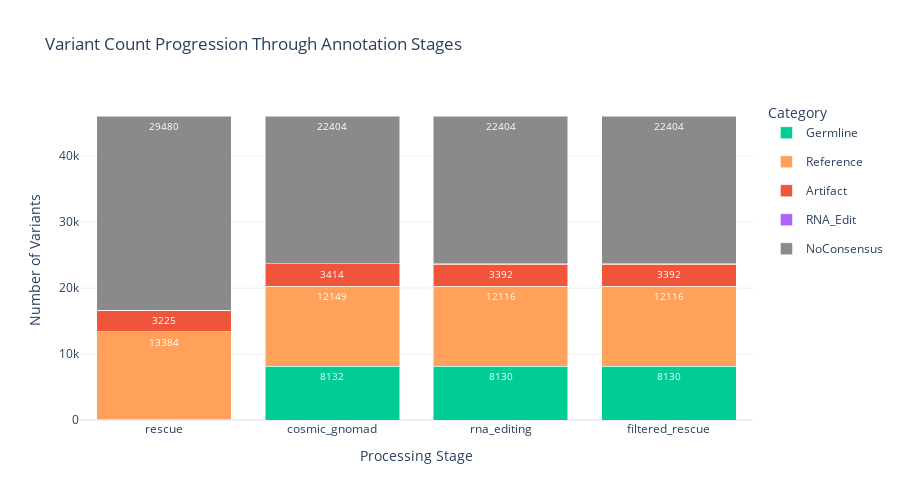
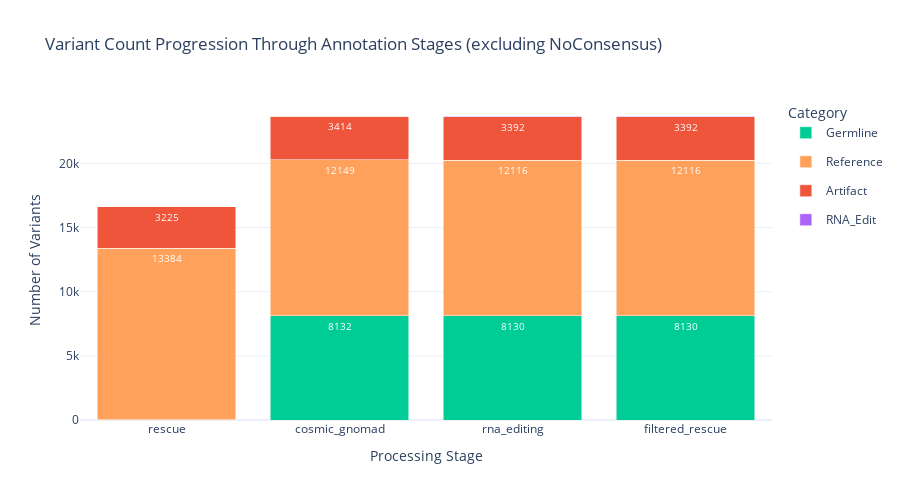

The notebook cell saved with these charts, in order:
### Code cell
# Plot 5: Annotation Progression
print("Annotation Progression:")
try:
    figs = standard_visualizer.plot_annotation_progression()
    if figs:
        for fig in figs:
            if fig:
                fig.show()
except Exception as e:
    print(f"Note: Annotation progression plot not available: {e}")

### Figure 1 — Plotly figure (JSON) as saved in the notebook; plotly's stock layout.template omitted (floating-point values rounded to 4 significant figures)
{"data": [{"hovertemplate": "<b>%{x}</b><br>Germline: %{y}<extra></extra>", "legendgroup": "Germline", "marker": {"color": "#00CC96"}, "name": "Germline", "showlegend": true, "text": ["10", "8132", "8130", "8130"], "textfont": {"color": "white", "size": 10}, "textposition": "inside", "type": "bar", "x": ["rescue", "cosmic_gnomad", "rna_editing", "filtered_rescue"], "y": [10, 8132, 8130, 8130]}, {"hovertemplate": "<b>%{x}</b><br>Reference: %{y}<extra></extra>", "legendgroup": "Reference", "marker": {"color": "#FFA15A"}, "name": "Reference", "showlegend": true, "text": ["13384", "12149", "12116", "12116"], "textfont": {"color": "white", "size": 10}, "textposition": "inside", "type": "bar", "x": ["rescue", "cosmic_gnomad", "rna_editing", "filtered_rescue"], "y": [13384, 12149, 12116, 12116]}, {"hovertemplate": "<b>%{x}</b><br>Artifact: %{y}<extra></extra>", "legendgroup": "Artifact", "marker": {"color": "#EF553B"}, "name": "Artifact", "showlegend": true, "text": ["3225", "3414", "3392", "3392"], "textfont": {"color": "white", "size": 10}, "textposition": "inside", "type": "bar", "x": ["rescue", "cosmic_gnomad", "rna_editing", "filtered_rescue"], "y": [3225, 3414, 3392, 3392]}, {"hovertemplate": "<b>%{x}</b><br>RNA_Edit: %{y}<extra></extra>", "legendgroup": "RNA_Edit", "marker": {"color": "#AB63FA"}, "name": "RNA_Edit", "showlegend": true, "text": ["0", "0", "57", "57"], "textfont": {"color": "white", "size": 10}, "textposition": "inside", "type": "bar", "x": ["rescue", "cosmic_gnomad", "rna_editing", "filtered_rescue"], "y": [0, 0, 57, 57]}, {"hovertemplate": "<b>%{x}</b><br>NoConsensus: %{y}<extra></extra>", "legendgroup": "NoConsensus", "marker": {"color": "#8A8A8A"}, "name": "NoConsensus", "showlegend": true, "text": ["29480", "22404", "22404", "22404"], "textfont": {"color": "white", "size": 10}, "textposition": "inside", "type": "bar", "x": ["rescue", "cosmic_gnomad", "rna_editing", "filtered_rescue"], "y": [29480, 22404, 22404, 22404]}], "layout": {"barmode": "stack", "height": 500, "legend": {"orientation": "v", "title": {"text": "Category"}, "x": 1.02, "xanchor": "left", "y": 1, "yanchor": "top"}, "showlegend": true, "title": {"text": "Variant Count Progression Through Annotation Stages"}, "xaxis": {"title": {"text": "Processing Stage"}}, "yaxis": {"title": {"text": "Number of Variants"}}}}

### Figure 2 — Plotly figure (JSON) as saved in the notebook; plotly's stock layout.template omitted (floating-point values rounded to 4 significant figures)
{"data": [{"hovertemplate": "<b>%{x}</b><br>Germline: %{y}<extra></extra>", "legendgroup": "Germline", "marker": {"color": "#00CC96"}, "name": "Germline", "showlegend": true, "text": ["10", "8132", "8130", "8130"], "textfont": {"color": "white", "size": 10}, "textposition": "inside", "type": "bar", "x": ["rescue", "cosmic_gnomad", "rna_editing", "filtered_rescue"], "y": [10, 8132, 8130, 8130]}, {"hovertemplate": "<b>%{x}</b><br>Reference: %{y}<extra></extra>", "legendgroup": "Reference", "marker": {"color": "#FFA15A"}, "name": "Reference", "showlegend": true, "text": ["13384", "12149", "12116", "12116"], "textfont": {"color": "white", "size": 10}, "textposition": "inside", "type": "bar", "x": ["rescue", "cosmic_gnomad", "rna_editing", "filtered_rescue"], "y": [13384, 12149, 12116, 12116]}, {"hovertemplate": "<b>%{x}</b><br>Artifact: %{y}<extra></extra>", "legendgroup": "Artifact", "marker": {"color": "#EF553B"}, "name": "Artifact", "showlegend": true, "text": ["3225", "3414", "3392", "3392"], "textfont": {"color": "white", "size": 10}, "textposition": "inside", "type": "bar", "x": ["rescue", "cosmic_gnomad", "rna_editing", "filtered_rescue"], "y": [3225, 3414, 3392, 3392]}, {"hovertemplate": "<b>%{x}</b><br>RNA_Edit: %{y}<extra></extra>", "legendgroup": "RNA_Edit", "marker": {"color": "#AB63FA"}, "name": "RNA_Edit", "showlegend": true, "text": ["0", "0", "57", "57"], "textfont": {"color": "white", "size": 10}, "textposition": "inside", "type": "bar", "x": ["rescue", "cosmic_gnomad", "rna_editing", "filtered_rescue"], "y": [0, 0, 57, 57]}], "layout": {"barmode": "stack", "height": 500, "legend": {"orientation": "v", "title": {"text": "Category"}, "x": 1.02, "xanchor": "left", "y": 1, "yanchor": "top"}, "showlegend": true, "title": {"text": "Variant Count Progression Through Annotation Stages (excluding NoConsensus)"}, "xaxis": {"title": {"text": "Processing Stage"}}, "yaxis": {"title": {"text": "Number of Variants"}}}}
